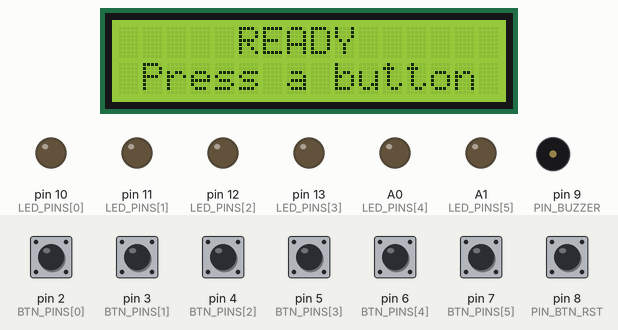
This sketch was run on a simulated Arduino Uno, built with avr-gcc and run on an emulated ATmega328P. On the bench: 16×2 character LCD, output pins drawn as LEDs (lit = HIGH), buzzer (waves = sounding). The inputs (shaded band) are chosen by the test bench; at power-on: pin 2 (BTN_PINS[0]), pin 3 (BTN_PINS[1]), pin 4 (BTN_PINS[2]), pin 5 (BTN_PINS[3]), pin 6 (BTN_PINS[4]), pin 7 (BTN_PINS[5]), pin 8 (PIN_BTN_RST) HIGH.

Above: at 1.6 s.
1.7 s: pin 2 (BTN_PINS[0]) pulled LOW for 0.15 s
At 3.3 s:
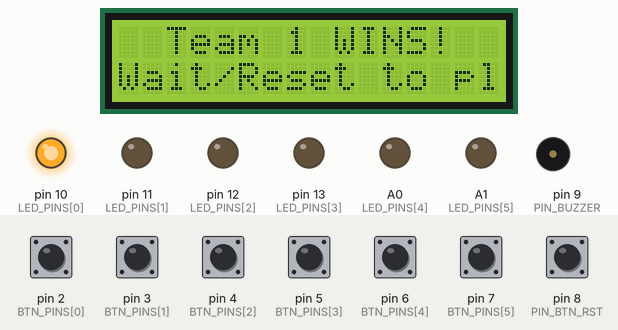
3.6 s: pin 8 (PIN_BTN_RST) pulled LOW for 1 s
At 4.21 s:
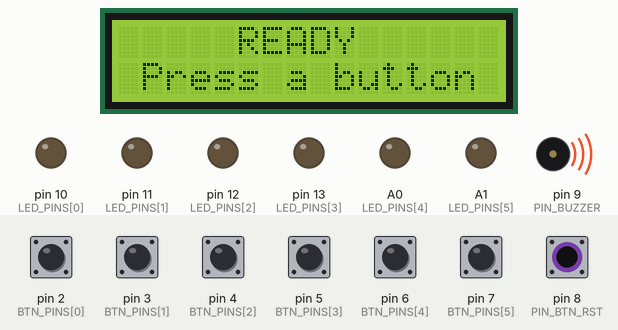
6.1 s: pin 3 (BTN_PINS[1]) pulled LOW for 0.15 s
At 7.0 s:
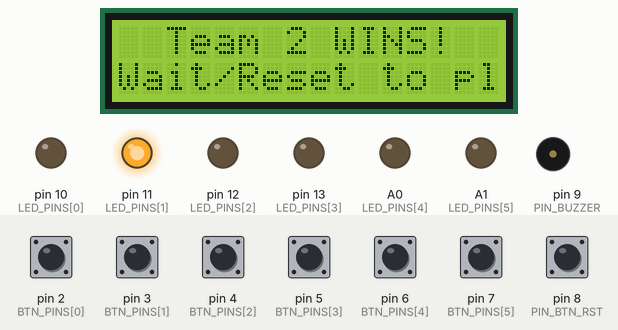
8.0 s: pin 8 (PIN_BTN_RST) pulled LOW for 0.15 s
At 9.3 s:
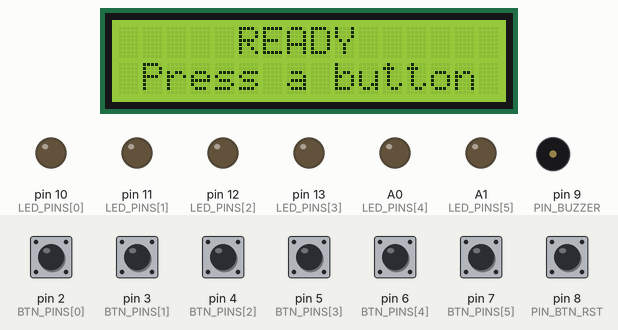
9.8 s: pin 4 (BTN_PINS[2]) pulled LOW for 0.15 s
At 10.8 s:
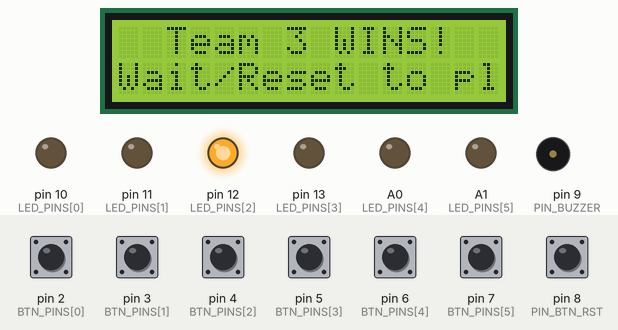
Timing chart, 0 to 19.3 s (numbered marks = the images above; inputs shaded):
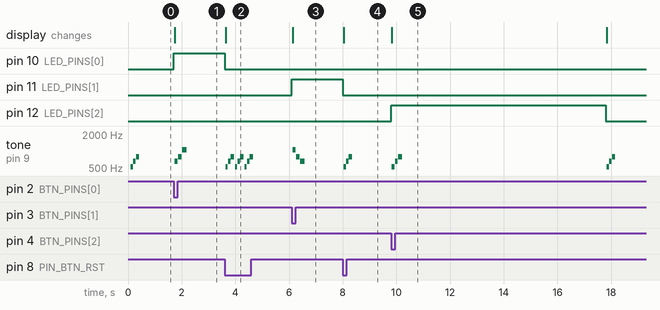

Measured:
- after the input at 1.7 s, pin 10 (LED_PINS[0]): LOW → HIGH at once; tone on pin 9 (PIN_BUZZER): plays 659 Hz for 0.12 s, 784 Hz for 0.12 s, 1047 Hz for 0.18 s, starting at once; the display: changes at once (image 1)
- after the input at 3.6 s, pin 10 (LED_PINS[0]): HIGH → LOW at once; tone on pin 9 (PIN_BUZZER): silent → 523 Hz at once, then repeats every 0.35 s: silent 0.01 s, 659 Hz 0.09 s, silent 0.01 s, 784 Hz 0.12 s, silent 0.03 s, 523 Hz 0.09 s, until it stays silent from 4.7 s; the display: changes at once (image 2)
- after the input at 6.1 s, pin 11 (LED_PINS[1]): LOW → HIGH at once; tone on pin 9 (PIN_BUZZER): plays 1047 Hz for 0.12 s, 784 Hz for 0.12 s, 659 Hz for 0.18 s, starting at once; the display: changes at once (image 3)
- after the input at 8.0 s, pin 11 (LED_PINS[1]): HIGH → LOW at once; tone on pin 9 (PIN_BUZZER): plays 523 Hz for 0.09 s, 659 Hz for 0.09 s, 784 Hz for 0.12 s, starting at once; the display: changes at once (image 4)
- after the input at 9.8 s, pin 12 (LED_PINS[2]): LOW → HIGH at once, → LOW 8.0 s later; tone on pin 9 (PIN_BUZZER): plays 523 Hz for 0.10 s, 659 Hz for 0.10 s, 784 Hz for 0.16 s, 523 Hz for 0.09 s, 659 Hz for 0.09 s, 784 Hz for 0.12 s, starting at once; the display: changes at once (image 5)

The sketch:

game-buzzer-button-LEDs.ino
```cpp
/*
  6-Player Buzzer Game - Arduino Uno (with per-player LED lighting on win)
  - First press wins (arrival order, debounced).
  - Start chime on arm (boot and reset).
  - Distinct win tones for each team.
  - Winning team's arcade-button LED lights up.
  - Auto-reset after TIMEOUT_MS or manual reset button.

  Buttons (to GND, INPUT_PULLUP):
    Team 1..6: D2, D3, D4, D5, D6, D7
    Reset:     D8 -> GND

  Piezo (passive): D9 -> 100–220Ω -> piezo + ; piezo - -> GND

  LEDs (through 220 Ω to Anode, Cathode -> GND):
    Team 1..6 LEDs: D10, D11, D12, D13, A0, A1

  I2C LCD: A4 (SDA), A5 (SCL), VCC 5V, GND
*/

#include <Wire.h>
#include <LiquidCrystal_I2C.h>

// ------------- CONFIG -------------
const uint8_t NUM_PLAYERS = 6;

const uint8_t BTN_PINS[NUM_PLAYERS] = {2, 3, 4, 5, 6, 7};
const uint8_t LED_PINS[NUM_PLAYERS] = {10, 11, 12, 13, A0, A1};  // LED pins per team

// If your LEDs are active-low (e.g., common-anode wiring), set this to false.
const bool LED_ACTIVE_HIGH = true;

const char*   TEAM_NAMES[NUM_PLAYERS] = {
  "Team 1", "Team 2", "Team 3", "Team 4", "Team 5", "Team 6"
};

const uint8_t PIN_BTN_RST = 8;
const uint8_t PIN_BUZZER  = 9;

const unsigned long DEBOUNCE_MS = 30;
const unsigned long TIMEOUT_MS  = 8000;   // auto-reset after win (ms)

// LCD
const uint8_t LCD_ADDR = 0x27;  // change to 0x3F if needed
const uint8_t LCD_COLS = 16;
const uint8_t LCD_ROWS = 2;

LiquidCrystal_I2C lcd(LCD_ADDR, LCD_COLS, LCD_ROWS);
// ----------------------------------

// --------- Notes (Hz) -------------
#define NOTE_C5  523
#define NOTE_CS5 554
#define NOTE_D5  587
#define NOTE_EB5 622
#define NOTE_E5  659
#define NOTE_F5  698
#define NOTE_G5  784
#define NOTE_A5  880
#define NOTE_B5  988
#define NOTE_C6  1047
#define NOTE_D6  1175
#define NOTE_E6  1319
#define NOTE_F6  1397
#define NOTE_G6  1568
// ----------------------------------

// State
bool prevLevel[NUM_PLAYERS];
unsigned long lastEdge[NUM_PLAYERS];
int winnerIndex = -1;
bool roundOpen = true;

unsigned long lastRstEdge = 0;
unsigned long winAt = 0;

// ---------- LED helpers ----------
void ledWrite(uint8_t idx, bool on) {
  if (LED_ACTIVE_HIGH) {
    digitalWrite(LED_PINS[idx], on ? HIGH : LOW);
  } else {
    digitalWrite(LED_PINS[idx], on ? LOW : HIGH);
  }
}

void allLedsOff() {
  for (uint8_t i = 0; i < NUM_PLAYERS; ++i) ledWrite(i, false);
}

void lightWinner(uint8_t idx) {
  allLedsOff();
  ledWrite(idx, true);  // steady ON; change to blink if you prefer
}

// ---------- Sound helpers ----------
void toneGap(int freq, int durMs, int gapMs) {
  if (freq > 0) tone(PIN_BUZZER, freq, durMs);
  delay(durMs);
  noTone(PIN_BUZZER);
  if (gapMs > 0) delay(gapMs);
}

// Start chime when arming
void playStartChime() {
  toneGap(NOTE_C5, 90, 10);
  toneGap(NOTE_E5, 90, 10);
  toneGap(NOTE_G5,120, 0);
}

/* Distinct short win signatures */
void playWinMelody(uint8_t idx) {
  switch (idx) {
    case 0: // Team 1
      toneGap(NOTE_E5,120,20); toneGap(NOTE_G5,120,20); toneGap(NOTE_C6,180,0); break;
    case 1: // Team 2
      toneGap(NOTE_C6,120,20); toneGap(NOTE_G5,120,20); toneGap(NOTE_E5,180,0); break;
    case 2: // Team 3
      toneGap(NOTE_C5,100,15); toneGap(NOTE_E5,100,15); toneGap(NOTE_G5,160,0); break;
    case 3: // Team 4
      toneGap(NOTE_G5,100,15); toneGap(NOTE_E5,100,15); toneGap(NOTE_C5,160,0); break;
    case 4: // Team 5
      toneGap(NOTE_D5,100,15); toneGap(NOTE_F6,100,15); toneGap(NOTE_D6,160,0); break;
    case 5: // Team 6
      toneGap(NOTE_EB5,100,15); toneGap(NOTE_E5,100,15); toneGap(NOTE_G6,160,0); break;
  }
}

// -------- LCD helpers (no String tricks) --------
void printCentered16(uint8_t row, const char* msg) {
  int len = 0;
  while (msg[len] && len < 16) len++;
  int padLeft = (16 - len) / 2;

  lcd.setCursor(0, row);
  for (int i = 0; i < padLeft; ++i) lcd.print(' ');
  for (int i = 0; i < len;     ++i) lcd.print(msg[i]);
  for (int i = padLeft + len; i < 16; ++i) lcd.print(' ');
}

void showReady() {
  lcd.clear();
  printCentered16(0, "READY");
  printCentered16(1, "Press a button");
}

void showWinner(uint8_t idx) {
  char line[17];
  snprintf(line, sizeof(line), "%s WINS!", TEAM_NAMES[idx]); // safely truncated
  lcd.clear();
  printCentered16(0, line);
  printCentered16(1, "Wait/Reset to play");
}
// -----------------------------------------------

void armRound() {
  roundOpen = true;
  winnerIndex = -1;
  allLedsOff();
  showReady();
  playStartChime();
}

void setup() {
  // Buttons
  for (uint8_t i = 0; i < NUM_PLAYERS; ++i) {
    pinMode(BTN_PINS[i], INPUT_PULLUP);
    prevLevel[i] = HIGH;   // idle high (pull-up)
    lastEdge[i] = 0;
  }
  pinMode(PIN_BTN_RST, INPUT_PULLUP);

  // LEDs
  for (uint8_t i = 0; i < NUM_PLAYERS; ++i) {
    pinMode(LED_PINS[i], OUTPUT);
  }
  allLedsOff();

  // Buzzer
  pinMode(PIN_BUZZER, OUTPUT);
  noTone(PIN_BUZZER);

  // LCD
  lcd.init();
  lcd.backlight();

  armRound();
}

void loop() {
  unsigned long now = millis();

  // --- Scan all player buttons for first falling edge ---
  if (roundOpen) {
    for (uint8_t i = 0; i < NUM_PLAYERS; ++i) {
      int level = digitalRead(BTN_PINS[i]);   // HIGH idle, LOW pressed
      if (prevLevel[i] == HIGH && level == LOW) {
        if (now - lastEdge[i] > DEBOUNCE_MS) {
          // First valid press wins
          winnerIndex = i;
          roundOpen = false;
          winAt = now;

          lightWinner(i);      // light the winning button LED
          showWinner(i);       // update LCD
          playWinMelody(i);    // play distinct melody
          break;               // stop scanning after winner
        }
        lastEdge[i] = now;
      }
      prevLevel[i] = level;
    }
  }

  // --- Manual reset button (debounced) ---
  if (digitalRead(PIN_BTN_RST) == LOW) {
    if (now - lastRstEdge > DEBOUNCE_MS) {
      lastRstEdge = now;
      armRound();
    }
  }

  // --- Auto-reset after timeout once closed ---
  if (!roundOpen && (now - winAt >= TIMEOUT_MS)) {
    armRound();
  }
}
```
